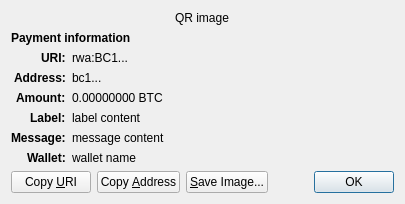
<?xml version="1.0" encoding="UTF-8"?>
<ui version="4.0">
 <class>ReceiveRequestDialog</class>
 <widget class="QDialog" name="ReceiveRequestDialog">
  <property name="geometry">
   <rect>
    <x>0</x>
    <y>0</y>
    <width>413</width>
    <height>229</height>
   </rect>
  </property>
  <property name="windowTitle">
   <string>Request payment to ...</string>
  </property>
  <layout class="QGridLayout" name="gridLayout" columnstretch="0,1">
   <property name="sizeConstraint">
    <enum>QLayout::SetFixedSize</enum>
   </property>
   <item row="0" column="0" colspan="2" alignment="Qt::AlignHCenter">
    <widget class="QRImageWidget" name="qr_code">
     <property name="text">
      <string notr="true">QR image</string>
     </property>
     <property name="textInteractionFlags">
      <set>Qt::NoTextInteraction</set>
     </property>
    </widget>
   </item>
   <item row="1" column="0" colspan="2">
    <widget class="QLabel" name="payment_header">
     <property name="font">
      <font>
       <weight>75</weight>
       <bold>true</bold>
      </font>
     </property>
     <property name="text">
      <string>Payment information</string>
     </property>
     <property name="textInteractionFlags">
      <set>Qt::NoTextInteraction</set>
     </property>
    </widget>
   </item>
   <item row="2" column="0" alignment="Qt::AlignRight|Qt::AlignTop">
    <widget class="QLabel" name="uri_tag">
     <property name="font">
      <font>
       <weight>75</weight>
       <bold>true</bold>
      </font>
     </property>
     <property name="text">
      <string notr="true">URI:</string>
     </property>
     <property name="textFormat">
      <enum>Qt::PlainText</enum>
     </property>
     <property name="textInteractionFlags">
      <set>Qt::NoTextInteraction</set>
     </property>
    </widget>
   </item>
   <item row="2" column="1" alignment="Qt::AlignTop">
    <widget class="QLabel" name="uri_content">
     <property name="text">
      <string notr="true">rwa:BC1...</string>
     </property>
     <property name="textFormat">
      <enum>Qt::RichText</enum>
     </property>
     <property name="wordWrap">
      <bool>true</bool>
     </property>
     <property name="textInteractionFlags">
      <set>Qt::TextSelectableByMouse</set>
     </property>
    </widget>
   </item>
   <item row="3" column="0" alignment="Qt::AlignRight|Qt::AlignTop">
    <widget class="QLabel" name="address_tag">
     <property name="font">
      <font>
       <weight>75</weight>
       <bold>true</bold>
      </font>
     </property>
     <property name="text">
      <string>Address:</string>
     </property>
     <property name="textInteractionFlags">
      <set>Qt::NoTextInteraction</set>
     </property>
    </widget>
   </item>
   <item row="3" column="1" alignment="Qt::AlignTop">
    <widget class="QLabel" name="address_content">
     <property name="text">
      <string notr="true">bc1...</string>
     </property>
     <property name="textFormat">
      <enum>Qt::PlainText</enum>
     </property>
     <property name="textInteractionFlags">
      <set>Qt::TextSelectableByMouse</set>
     </property>
    </widget>
   </item>
   <item row="4" column="0" alignment="Qt::AlignRight|Qt::AlignTop">
    <widget class="QLabel" name="amount_tag">
     <property name="font">
      <font>
       <weight>75</weight>
       <bold>true</bold>
      </font>
     </property>
     <property name="text">
      <string>Amount:</string>
     </property>
     <property name="textInteractionFlags">
      <set>Qt::NoTextInteraction</set>
     </property>
    </widget>
   </item>
   <item row="4" column="1" alignment="Qt::AlignTop">
    <widget class="QLabel" name="amount_content">
     <property name="text">
      <string notr="true">0.00000000 BTC</string>
     </property>
     <property name="textFormat">
      <enum>Qt::PlainText</enum>
     </property>
     <property name="textInteractionFlags">
      <set>Qt::TextSelectableByMouse</set>
     </property>
    </widget>
   </item>
   <item row="5" column="0" alignment="Qt::AlignRight|Qt::AlignTop">
    <widget class="QLabel" name="label_tag">
     <property name="font">
      <font>
       <weight>75</weight>
       <bold>true</bold>
      </font>
     </property>
     <property name="text">
      <string>Label:</string>
     </property>
     <property name="textInteractionFlags">
      <set>Qt::NoTextInteraction</set>
     </property>
    </widget>
   </item>
   <item row="5" column="1" alignment="Qt::AlignTop">
    <widget class="QLabel" name="label_content">
     <property name="text">
      <string notr="true">label content</string>
     </property>
     <property name="textFormat">
      <enum>Qt::PlainText</enum>
     </property>
     <property name="wordWrap">
      <bool>true</bool>
     </property>
     <property name="textInteractionFlags">
      <set>Qt::TextSelectableByMouse</set>
     </property>
    </widget>
   </item>
   <item row="6" column="0" alignment="Qt::AlignRight|Qt::AlignTop">
    <widget class="QLabel" name="message_tag">
     <property name="font">
      <font>
       <weight>75</weight>
       <bold>true</bold>
      </font>
     </property>
     <property name="text">
      <string>Message:</string>
     </property>
     <property name="textInteractionFlags">
      <set>Qt::NoTextInteraction</set>
     </property>
    </widget>
   </item>
   <item row="6" column="1" alignment="Qt::AlignTop">
    <widget class="QLabel" name="message_content">
     <property name="text">
      <string notr="true">message content</string>
     </property>
     <property name="textFormat">
      <enum>Qt::PlainText</enum>
     </property>
     <property name="wordWrap">
      <bool>true</bool>
     </property>
     <property name="textInteractionFlags">
      <set>Qt::TextSelectableByMouse</set>
     </property>
    </widget>
   </item>
   <item row="7" column="0" alignment="Qt::AlignRight|Qt::AlignTop">
    <widget class="QLabel" name="wallet_tag">
     <property name="font">
      <font>
       <weight>75</weight>
       <bold>true</bold>
      </font>
     </property>
     <property name="text">
      <string>Wallet:</string>
     </property>
     <property name="textInteractionFlags">
      <set>Qt::NoTextInteraction</set>
     </property>
    </widget>
   </item>
   <item row="7" column="1" alignment="Qt::AlignTop">
    <widget class="QLabel" name="wallet_content">
     <property name="text">
      <string notr="true">wallet name</string>
     </property>
     <property name="textFormat">
      <enum>Qt::PlainText</enum>
     </property>
     <property name="wordWrap">
      <bool>true</bool>
     </property>
     <property name="textInteractionFlags">
      <set>Qt::TextSelectableByMouse</set>
     </property>
    </widget>
   </item>
   <item row="8" column="0" colspan="2">
    <layout class="QHBoxLayout" name="horizontalLayout">
     <item>
      <widget class="QPushButton" name="btnCopyURI">
       <property name="text">
        <string>Copy &amp;URI</string>
       </property>
       <property name="autoDefault">
        <bool>false</bool>
       </property>
      </widget>
     </item>
     <item>
      <widget class="QPushButton" name="btnCopyAddress">
       <property name="text">
        <string>Copy &amp;Address</string>
       </property>
       <property name="autoDefault">
        <bool>false</bool>
       </property>
      </widget>
     </item>
     <item>
      <widget class="QPushButton" name="btnSaveAs">
       <property name="text">
        <string>&amp;Save Image...</string>
       </property>
       <property name="autoDefault">
        <bool>false</bool>
       </property>
      </widget>
     </item>
     <item>
      <spacer name="horizontalSpacer_2">
       <property name="orientation">
        <enum>Qt::Horizontal</enum>
       </property>
       <property name="sizeHint" stdset="0">
        <size>
         <width>40</width>
         <height>20</height>
        </size>
       </property>
      </spacer>
     </item>
     <item>
      <widget class="QDialogButtonBox" name="buttonBox">
       <property name="focusPolicy">
        <enum>Qt::StrongFocus</enum>
       </property>
       <property name="standardButtons">
        <set>QDialogButtonBox::Ok</set>
       </property>
      </widget>
     </item>
    </layout>
   </item>
  </layout>
 </widget>
 <customwidgets>
  <customwidget>
   <class>QRImageWidget</class>
   <extends>QLabel</extends>
   <header>qt/qrimagewidget.h</header>
  </customwidget>
 </customwidgets>
 <tabstops>
  <tabstop>buttonBox</tabstop>
  <tabstop>btnCopyURI</tabstop>
  <tabstop>btnCopyAddress</tabstop>
  <tabstop>btnSaveAs</tabstop>
 </tabstops>
 <resources/>
 <connections>
  <connection>
   <sender>buttonBox</sender>
   <signal>accepted()</signal>
   <receiver>ReceiveRequestDialog</receiver>
   <slot>accept()</slot>
   <hints>
    <hint type="sourcelabel">
     <x>135</x>
     <y>230</y>
    </hint>
    <hint type="destinationlabel">
     <x>135</x>
     <y>126</y>
    </hint>
   </hints>
  </connection>
 </connections>
</ui>
